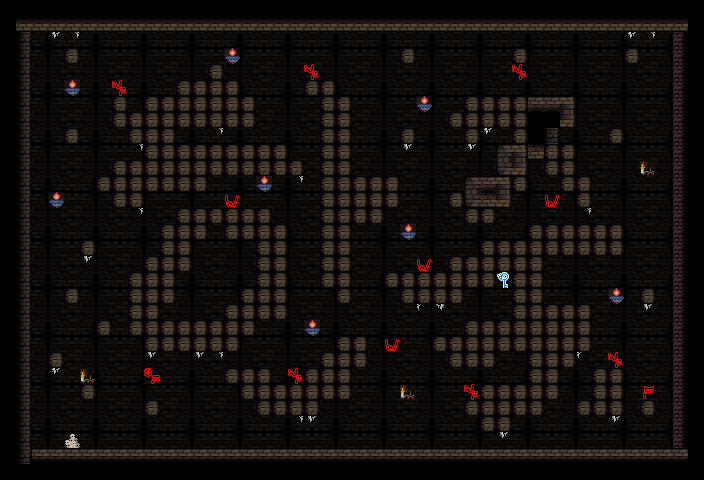

Rendered tile map (Tiled .tmx) drawn with the repository's tilesets; below, a short description and the map source with its tile grids summarised:
An orthogonal 44x30 tile map with 16x16 px tiles, 5 tile layers (back, deco, stage, unit, ...).

<map version="1.0" orientation="orthogonal" renderorder="right-down" width="44" height="30" tilewidth="16" tileheight="16" nextobjectid="4">
 <tileset firstgid="1" name="dungeonTileSet" tilewidth="16" tileheight="16" tilecount="1024">
  <image source="dungeonTileset.png" width="512" height="512" />
 </tileset>
 <layer name="back" width="44" height="30">
  <data>[1320 cells, 1320 non-empty, 9 distinct tile ids]</data>
 </layer>
 <layer name="deco" width="44" height="30">
  <data>[1320 cells, 36 non-empty, 4 distinct tile ids]</data>
 </layer>
 <layer name="stage" width="44" height="30">
  <data>[1320 cells, 587 non-empty, 13 distinct tile ids]</data>
 </layer>
 <layer name="unit" width="44" height="30">
  <data>[1320 cells, 13 non-empty, 5 distinct tile ids]</data>
 </layer>
 <layer name="fore" width="44" height="30">
  <data>[1320 cells, 1 non-empty, 1 distinct tile ids]</data>
 </layer>
</map>
